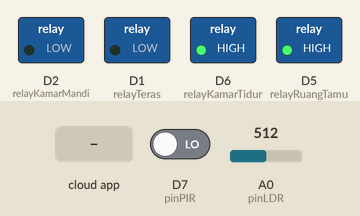
Recording of a sketch running on a simulated ESP8266 (NodeMCU). On the bench: switched loads named in the sketch (green lamp = pin HIGH). The test bench sets the inputs (shaded band); at power-on: A0 (pinLDR) = 512, D7 (pinPIR) LOW. WiFi joins after 1.5 s; servers stay silent unless stated; the Firebase database answers and starts empty; what the sketch prints to the serial monitor is not drawn.

Above: at 2.7 s.
2.8 s: A0 (pinLDR) set to 492
At 3.3 s:
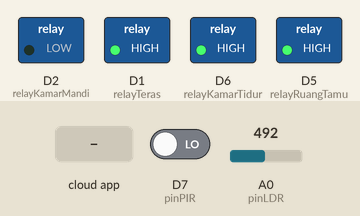
4.3 s: the phone or cloud app sets LampuMenyala to 1
At 5.5 s:
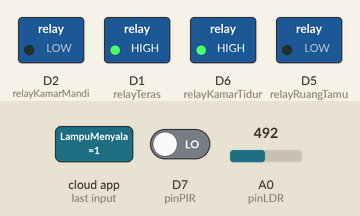
5.8 s: A0 (pinLDR) set to 510
At 6.3 s:
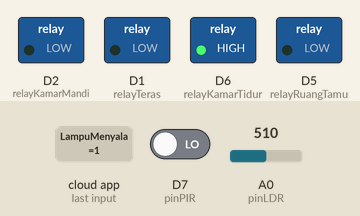
7.4 s: the phone or cloud app sets LampuMenyala to 0
At 10.28 s:
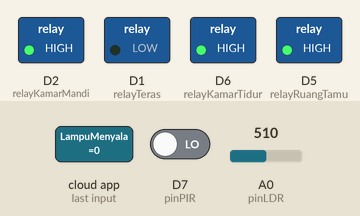
10.4 s: A0 (pinLDR) set to 490
At 11.0 s:
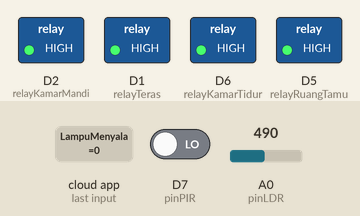
11.9 s: the phone or cloud app sets LampuMenyala to 1
At 12.2 s:
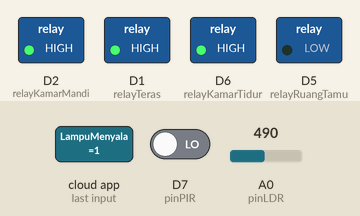
Timing chart, 0 to 14.4 s (numbered marks = the images above; inputs shaded):
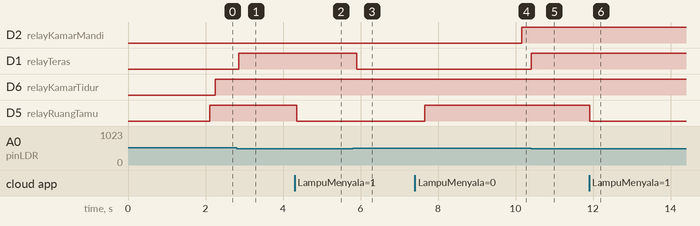

The sketch:

sketch_apr21a.ino
```cpp
#include <ESP8266WiFi.h>
#include <WiFiManager.h>
#include <FirebaseESP8266.h>

// ================= KREDENSIAL FIREBASE =================
#define FIREBASE_HOST "iot-lampu-otomatis-86d24-default-rtdb.asia-southeast1.firebasedatabase.app"
#define FIREBASE_AUTH "h4TYxJX3DZ8CcKGfuJWY7LoHuOjLY8J2UqDmR0d3"

FirebaseData fbDataKirim;
FirebaseData fbDataBaca;
FirebaseAuth auth;
FirebaseConfig config;

// ================= DEKLARASI PIN =================
const int pinLDR = A0;
const int pinPIR = D7;

// Pin Modul Relay 4-Channel
const int relayTeras      = D1;
const int relayKamarMandi = D2;
const int relayRuangTamu  = D5;
const int relayKamarTidur = D6;

// ================= VARIABEL SISTEM =================
int nilaiLDR = 0;
const int batasGelap = 500;
bool statusLampuTeras = false;

bool statusGerakan = false;
bool statusLampuKamarMandi = false;
unsigned long waktuTerakhirGerak = 0;
const unsigned long jedaLampuMati = 10000; // 10 detik

unsigned long timerBacaWeb = 0;

void setup() {
  Serial.begin(115200);

  pinMode(pinPIR, INPUT);

  pinMode(relayTeras, OUTPUT);
  pinMode(relayKamarMandi, OUTPUT);
  pinMode(relayRuangTamu, OUTPUT);
  pinMode(relayKamarTidur, OUTPUT);

  // PENYESUAIAN ACTIVE LOW: Kirim HIGH agar Relay MATI saat awal menyala
  digitalWrite(relayTeras, LOW);
  digitalWrite(relayKamarMandi, LOW);
  digitalWrite(relayRuangTamu, LOW);
  digitalWrite(relayKamarTidur, LOW);

  Serial.println("\nMemulai Koneksi WiFi...");
  WiFiManager wifiManager;
  wifiManager.autoConnect("SmartHome-Setup");
  Serial.println("WiFi Terhubung!");

  config.database_url = FIREBASE_HOST;
  config.signer.tokens.legacy_token = FIREBASE_AUTH;

  fbDataKirim.setBSSLBufferSize(1024, 1024);
  fbDataBaca.setBSSLBufferSize(1024, 1024);

  Firebase.begin(&config, &auth);
  Firebase.reconnectWiFi(true);
  Serial.println("Firebase Berhasil Diinisialisasi!");
}

void loop() {
  // ==========================================
  // ZONA 1: TERAS (SENSOR LDR)
  // ==========================================
  nilaiLDR = analogRead(pinLDR);
  bool kondisiTerasGelap = (nilaiLDR > batasGelap);

  if (kondisiTerasGelap != statusLampuTeras) {
    statusLampuTeras = kondisiTerasGelap;

    // ACTIVE LOW: Menyala = LOW, Mati = HIGH
    digitalWrite(relayTeras, statusLampuTeras ? LOW : HIGH);

    Firebase.setBool(fbDataKirim, "/Teras/LampuMenyala", statusLampuTeras);
  }
  Firebase.setInt(fbDataKirim, "/Teras/NilaiSensorLDR", nilaiLDR);

  // // Tambahkan ini di bagian loop() hanya untuk tes fisik
  //   digitalWrite(relayRuangTamu, LOW);  // Nyalakan (Active LOW)
  //   delay(2000);
  //   digitalWrite(relayRuangTamu, HIGH); // Matikan
  //   delay(2000);

  // ==========================================
  // ZONA 2: KAMAR MANDI (SENSOR PIR & TIMER)
  // ==========================================
  bool gerakanSekarang = digitalRead(pinPIR);

  if (gerakanSekarang != statusGerakan) {
    statusGerakan = gerakanSekarang;
    Firebase.setBool(fbDataKirim, "/KamarMandi/AdaGerakan", statusGerakan);
  }

  if (gerakanSekarang == HIGH) {
    waktuTerakhirGerak = millis();
  }

  bool kondisiKamarMandiNyala = (millis() - waktuTerakhirGerak <= jedaLampuMati);

  if (kondisiKamarMandiNyala != statusLampuKamarMandi) {
    statusLampuKamarMandi = kondisiKamarMandiNyala;

    // ACTIVE LOW: Menyala = LOW, Mati = HIGH
    digitalWrite(relayKamarMandi, statusLampuKamarMandi ? LOW : HIGH);

    Firebase.setBool(fbDataKirim, "/KamarMandi/LampuMenyala", statusLampuKamarMandi);
  }

 // ==========================================
  // ZONA 3 & 4: MANUAL DARI WEB (Setiap 1 Detik)
  // ==========================================
  if (millis() - timerBacaWeb > 1000) {
    timerBacaWeb = millis();

    // Baca Perintah Kamar 1 (Tersambung ke Relay 3 / IN3)
    if (Firebase.getBool(fbDataBaca, "/Manual/Kamar1/LampuMenyala")) {
      bool perintahKamar1 = fbDataBaca.boolData();
      // ACTIVE LOW: Perintah Nyala (true) kirim LOW, Perintah Mati (false) kirim HIGH
      digitalWrite(relayRuangTamu, perintahKamar1 ? LOW : HIGH);
    }

    // Baca Perintah Kamar 2 (Tersambung ke Relay 4 / IN4)
    if (Firebase.getBool(fbDataBaca, "/Manual/Kamar2/LampuMenyala")) {
      bool perintahKamar2 = fbDataBaca.boolData();
      // ACTIVE LOW: Perintah Nyala (true) kirim LOW, Perintah Mati (false) kirim HIGH
      digitalWrite(relayKamarTidur, perintahKamar2 ? LOW : HIGH);
    }
  }
  delay(100);
}
```

Measured:
- the behaviour switches between 501 and 500 on A0 (pinLDR) (found by bisection; images 0 and 1)
- after the input at 2.8 s, D1 (relayTeras): LOW → HIGH after 0.06 s
- after the input at 4.3 s, D5 (relayRuangTamu): HIGH → LOW after 0.06 s
- after the input at 5.8 s, D1 (relayTeras): HIGH → LOW after 0.11 s
- after the input at 7.4 s, D5 (relayRuangTamu): LOW → HIGH after 0.26 s
- after the input at 10.4 s, D1 (relayTeras): LOW → HIGH at once
- after the input at 11.9 s, D5 (relayRuangTamu): HIGH → LOW at once
